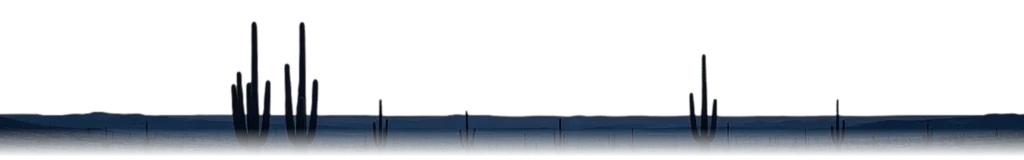
#> input picture art-src/bg_desert.webp, 1024 x 160 px, given in place of gray_atlas.webp, which was not available
$ python make_etc2.py
#> lines starting #> are read from the running program, lines starting #| are printed output that depends on the picture
# p4b (DOT texture memory): GPU-compressed ETC2 RGBA8/EAC copies (1 byte/px instead of 4) of the biggest sprite textures, for Android WebGL2.
# Output art-src/<name>.etc2.bin (gzip bytes): 16-byte header ('ETC2', w, h, 0 as uint32 LE) + raw blocks, rows pre-flipped (compressed textures cannot flipY), gzipped
# (the client inflates with DecompressionStream). The webp stays the fallback when WEBGL_compressed_texture_etc is missing (desktop).
import etcpak, gzip, struct, sys, numpy as np
from PIL import Image
NAMES = sys.argv[1:] or ['gray_atlas', 'hero', 'hero_overhead', 'hero_headbang', 'hero_flinch']
for n in NAMES:
  im = Image.open(f'/workspace/cr9-v44/art-src/{n}.webp').convert('RGBA'); w, h = im.size; W, H = (w + 3) // 4 * 4, (h + 3) // 4 * 4
#> further down, im is the input picture: PIL image 1024x160 RGBA; mean R, G, B, A 7, 11.5, 17.8, 47.8
#> after `w, h = im.size`: w = 1024; h = 160
#> after `W, H = ((w + 3) // 4 * 4, (h + 3) // 4 * 4)`: W = 1024; H = 160
  if (W, H) != (w, h): c = Image.new('RGBA', (W, H), (0, 0, 0, 0)); c.paste(im, (0, 0)); im = c  # pad right/bottom (UVs scaled by w/W, h/H on the client)
  a = np.ascontiguousarray(np.asarray(im.transpose(Image.FLIP_TOP_BOTTOM)))
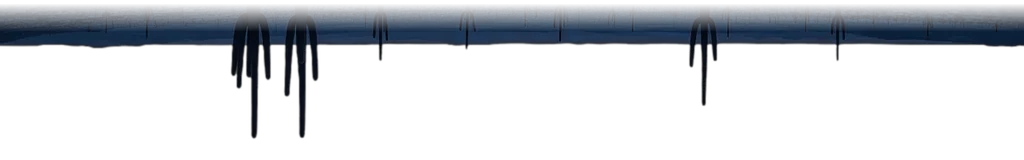
#> a: shape (160, 1024, 4); mean R, G, B, A 7, 11.5, 17.8, 47.8; transparent parts drawn white
#> (the run stopped early here; a loop or call above may not have finished)

$ run again, on art-src/fx.webp
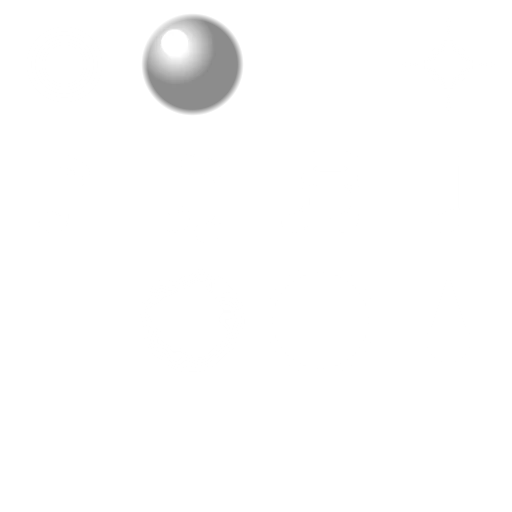
#> input picture art-src/fx.webp, 512 x 512 px, given in place of fx.webp.webp, which was not available
#> im is the input picture: PIL image 512x512 RGBA; mean R, G, B, A 185.7, 185.7, 185.7, 31.1
#> `a = np.ascontiguousarray(np.asarray(im.transpose(Image.FLIP_TOP_BOTTOM..`:
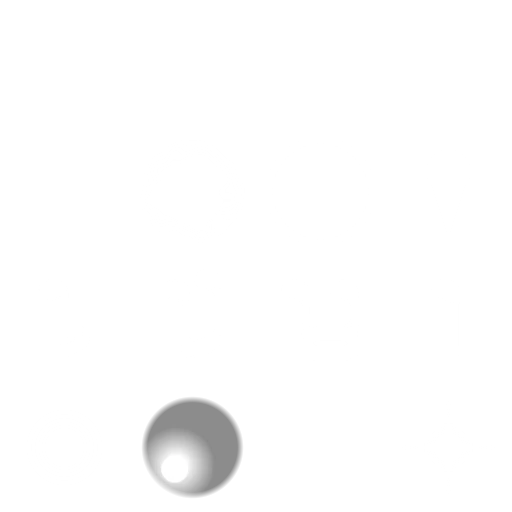
#> a: shape (512, 512, 4); mean R, G, B, A 185.7, 185.7, 185.7, 31.1; transparent parts drawn white

$ run again, on art-src/hero.webp
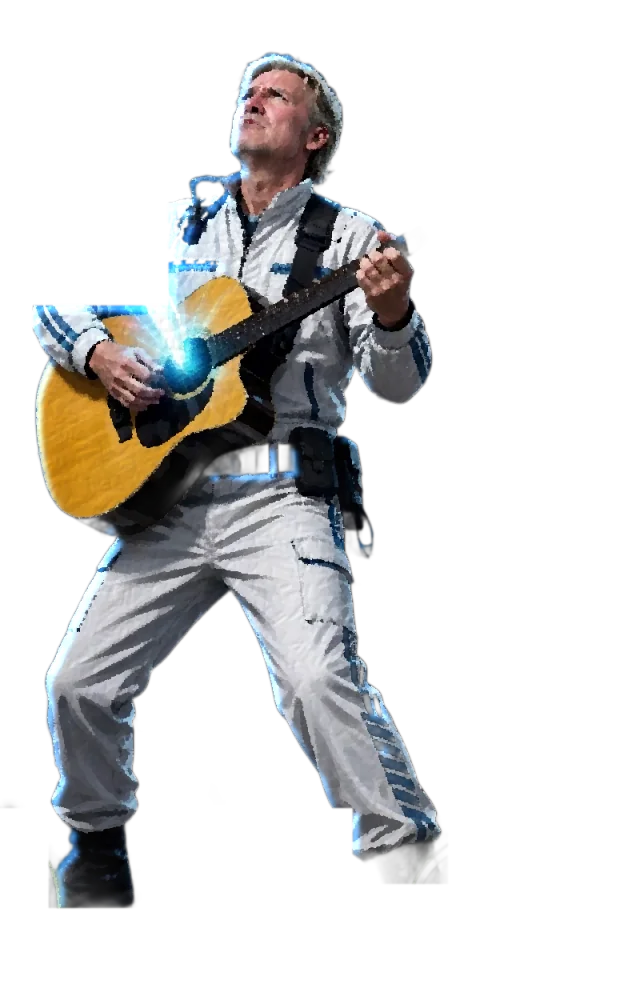
#> input picture art-src/hero.webp, 632 x 992 px, given in place of hero.webp.webp, which was not available
#> im is the input picture: PIL image 632x992 RGBA; mean R, G, B, A 35.9, 36.4, 36.1, 72.2
#> `a = np.ascontiguousarray(np.asarray(im.transpose(Image.FLIP_TOP_BOTTOM..`:
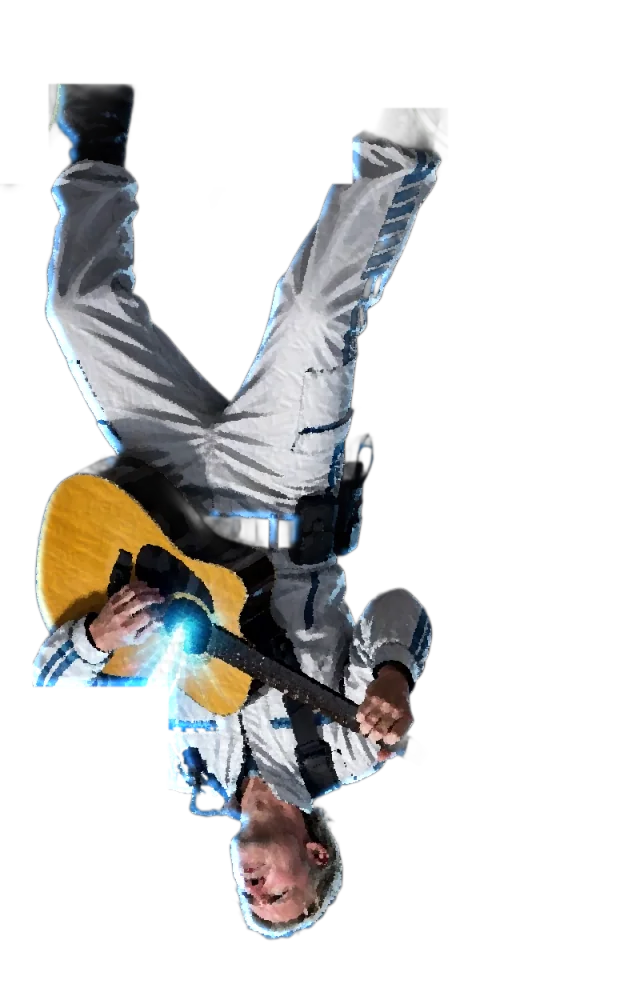
#> a: shape (992, 632, 4); mean R, G, B, A 35.9, 36.4, 36.1, 72.2; transparent parts drawn white
